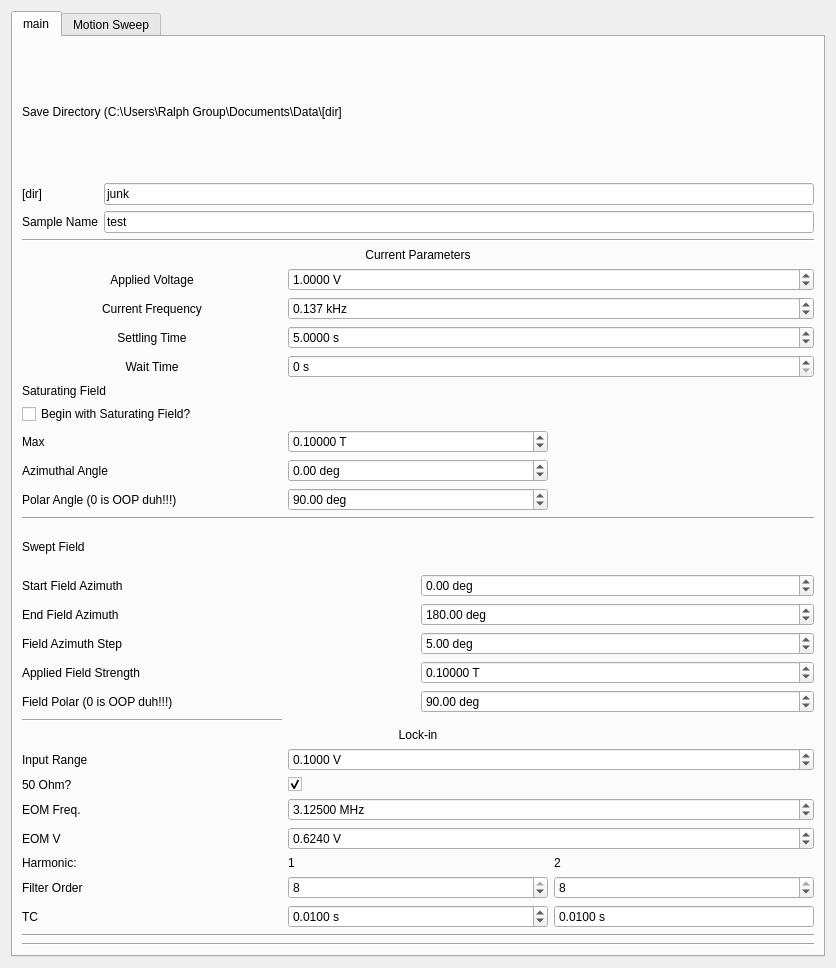
<?xml version="1.0" encoding="UTF-8"?>
<ui version="4.0">
 <class>Form</class>
 <widget class="QWidget" name="Form">
  <property name="geometry">
   <rect>
    <x>0</x>
    <y>0</y>
    <width>836</width>
    <height>968</height>
   </rect>
  </property>
  <property name="windowTitle">
   <string>Form</string>
  </property>
  <layout class="QVBoxLayout" name="verticalLayout">
   <item>
    <widget class="QTabWidget" name="tabWidget">
     <property name="toolTip">
      <string>&lt;html&gt;&lt;head/&gt;&lt;body&gt;&lt;p&gt;Field Parameters&lt;/p&gt;&lt;/body&gt;&lt;/html&gt;</string>
     </property>
     <property name="currentIndex">
      <number>0</number>
     </property>
     <widget class="QWidget" name="tab">
      <attribute name="title">
       <string>main</string>
      </attribute>
      <layout class="QVBoxLayout" name="verticalLayout_10">
       <item>
        <layout class="QGridLayout" name="save_params">
         <item row="4" column="0">
          <widget class="QLabel" name="label_12">
           <property name="enabled">
            <bool>true</bool>
           </property>
           <property name="text">
            <string>Sample Name</string>
           </property>
          </widget>
         </item>
         <item row="4" column="1">
          <widget class="QLineEdit" name="sample_name">
           <property name="text">
            <string>test</string>
           </property>
           <property name="placeholderText">
            <string>test</string>
           </property>
          </widget>
         </item>
         <item row="0" column="0" colspan="2">
          <widget class="QLabel" name="label_8">
           <property name="text">
            <string>Save Directory (C:\Users\Ralph Group\Documents\Data\[dir]</string>
           </property>
           <property name="wordWrap">
            <bool>true</bool>
           </property>
          </widget>
         </item>
         <item row="3" column="0">
          <widget class="QLabel" name="label_22">
           <property name="text">
            <string>[dir]</string>
           </property>
          </widget>
         </item>
         <item row="3" column="1">
          <widget class="QLineEdit" name="save_dir">
           <property name="text">
            <string>junk</string>
           </property>
          </widget>
         </item>
        </layout>
       </item>
       <item>
        <widget class="Line" name="line_3">
         <property name="orientation">
          <enum>Qt::Horizontal</enum>
         </property>
        </widget>
       </item>
       <item>
        <layout class="QGridLayout" name="lockin_params">
         <item row="4" column="1" colspan="2">
          <widget class="QDoubleSpinBox" name="settling">
           <property name="suffix">
            <string> s</string>
           </property>
           <property name="decimals">
            <number>4</number>
           </property>
           <property name="value">
            <double>5.000000000000000</double>
           </property>
          </widget>
         </item>
         <item row="5" column="1" colspan="2">
          <widget class="QDoubleSpinBox" name="wait">
           <property name="suffix">
            <string> s</string>
           </property>
           <property name="decimals">
            <number>0</number>
           </property>
           <property name="maximum">
            <double>10000.000000000000000</double>
           </property>
           <property name="value">
            <double>0.000000000000000</double>
           </property>
          </widget>
         </item>
         <item row="0" column="0" colspan="3">
          <widget class="QLabel" name="label_7">
           <property name="text">
            <string>Current Parameters</string>
           </property>
           <property name="alignment">
            <set>Qt::AlignCenter</set>
           </property>
          </widget>
         </item>
         <item row="8" column="0">
          <widget class="QLabel" name="label_18">
           <property name="text">
            <string>Max</string>
           </property>
          </widget>
         </item>
         <item row="14" column="1">
          <widget class="QDoubleSpinBox" name="saturating_field_polar">
           <property name="suffix">
            <string> deg</string>
           </property>
           <property name="minimum">
            <double>-180.000000000000000</double>
           </property>
           <property name="maximum">
            <double>180.000000000000000</double>
           </property>
           <property name="value">
            <double>90.000000000000000</double>
           </property>
          </widget>
         </item>
         <item row="2" column="1" colspan="2">
          <widget class="QDoubleSpinBox" name="applied_voltage">
           <property name="suffix">
            <string> V</string>
           </property>
           <property name="decimals">
            <number>4</number>
           </property>
           <property name="maximum">
            <double>50.000000000000000</double>
           </property>
           <property name="value">
            <double>1.000000000000000</double>
           </property>
          </widget>
         </item>
         <item row="2" column="0">
          <widget class="QLabel" name="label_3">
           <property name="text">
            <string>Applied Voltage</string>
           </property>
           <property name="alignment">
            <set>Qt::AlignCenter</set>
           </property>
          </widget>
         </item>
         <item row="4" column="0">
          <widget class="QLabel" name="label_20">
           <property name="text">
            <string>Settling Time</string>
           </property>
           <property name="alignment">
            <set>Qt::AlignCenter</set>
           </property>
          </widget>
         </item>
         <item row="5" column="0">
          <widget class="QLabel" name="label_20">
           <property name="text">
            <string>Wait Time</string>
           </property>
           <property name="alignment">
            <set>Qt::AlignCenter</set>
           </property>
          </widget>
         </item>
         <item row="3" column="0">
          <widget class="QLabel" name="label_9">
           <property name="text">
            <string>Current Frequency</string>
           </property>
           <property name="alignment">
            <set>Qt::AlignCenter</set>
           </property>
          </widget>
         </item>
         <item row="14" column="0">
          <widget class="QLabel" name="label_19">
           <property name="text">
            <string>Polar Angle (0 is OOP duh!!!)</string>
           </property>
          </widget>
         </item>
         <item row="6" column="0" colspan="2">
          <widget class="QLabel" name="label_6">
           <property name="text">
            <string>Saturating Field</string>
           </property>
          </widget>
         </item>
         <item row="7" column="0">
          <widget class="QCheckBox" name="saturate">
           <property name="text">
            <string>Begin with Saturating Field?</string>
           </property>
          </widget>
         </item>
         <item row="3" column="1" colspan="2">
          <widget class="QDoubleSpinBox" name="current_frequency">
           <property name="suffix">
            <string> kHz</string>
           </property>
           <property name="decimals">
            <number>3</number>
           </property>
           <property name="maximum">
            <double>10000.000000000000000</double>
           </property>
           <property name="value">
            <double>0.137000000000000</double>
           </property>
          </widget>
         </item>
         <item row="8" column="1">
          <widget class="QDoubleSpinBox" name="saturating_field">
           <property name="suffix">
            <string> T</string>
           </property>
           <property name="decimals">
            <number>5</number>
           </property>
           <property name="minimum">
            <double>-0.900000000000000</double>
           </property>
           <property name="maximum">
            <double>0.900000000000000</double>
           </property>
           <property name="singleStep">
            <double>0.001000000000000</double>
           </property>
           <property name="value">
            <double>0.100000000000000</double>
           </property>
          </widget>
         </item>
         <item row="11" column="1">
          <widget class="QDoubleSpinBox" name="saturating_field_azimuth">
           <property name="suffix">
            <string> deg</string>
           </property>
           <property name="minimum">
            <double>-170.000000000000000</double>
           </property>
           <property name="maximum">
            <double>170.000000000000000</double>
           </property>
          </widget>
         </item>
         <item row="11" column="0">
          <widget class="QLabel" name="label_2">
           <property name="text">
            <string>Azimuthal Angle</string>
           </property>
          </widget>
         </item>
        </layout>
       </item>
       <item>
        <widget class="Line" name="line_2">
         <property name="orientation">
          <enum>Qt::Horizontal</enum>
         </property>
        </widget>
       </item>
       <item>
        <layout class="QGridLayout" name="gridLayout_2">
         <item row="4" column="0">
          <widget class="QLabel" name="label_31">
           <property name="text">
            <string>Applied Field Strength</string>
           </property>
          </widget>
         </item>
         <item row="0" column="0" colspan="2">
          <widget class="QLabel" name="label_11">
           <property name="text">
            <string>Swept Field </string>
           </property>
          </widget>
         </item>
         <item row="2" column="0">
          <widget class="QLabel" name="label_10">
           <property name="text">
            <string>End Field Azimuth</string>
           </property>
          </widget>
         </item>
         <item row="1" column="1">
          <widget class="QDoubleSpinBox" name="field_azimuth_start">
           <property name="suffix">
            <string> deg</string>
           </property>
           <property name="minimum">
            <double>-170.000000000000000</double>
           </property>
           <property name="maximum">
            <double>170.000000000000000</double>
           </property>
          </widget>
         </item>
         <item row="2" column="1">
          <widget class="QDoubleSpinBox" name="field_azimuth_end">
           <property name="suffix">
            <string> deg</string>
           </property>
           <property name="decimals">
            <number>2</number>
           </property>
           <property name="minimum">
            <double>0.000000000000000</double>
           </property>
           <property name="maximum">
            <double>360.000000000000000</double>
           </property>
           <property name="singleStep">
            <double>0.001000000000000</double>
           </property>
           <property name="value">
            <double>180.000000000000000</double>
           </property>
          </widget>
         </item>
         <item row="5" column="1">
          <widget class="QDoubleSpinBox" name="field_polar">
           <property name="suffix">
            <string> deg</string>
           </property>
           <property name="minimum">
            <double>-180.000000000000000</double>
           </property>
           <property name="maximum">
            <double>180.000000000000000</double>
           </property>
           <property name="value">
            <double>90.000000000000000</double>
           </property>
          </widget>
         </item>
         <item row="4" column="1">
          <widget class="QDoubleSpinBox" name="applied_field">
           <property name="suffix">
            <string> T</string>
           </property>
           <property name="decimals">
            <number>5</number>
           </property>
           <property name="minimum">
            <double>-0.900000000000000</double>
           </property>
           <property name="maximum">
            <double>0.900000000000000</double>
           </property>
           <property name="value">
            <double>0.100000000000000</double>
           </property>
          </widget>
         </item>
         <item row="5" column="0">
          <widget class="QLabel" name="label_32">
           <property name="text">
            <string>Field Polar (0 is OOP duh!!!)</string>
           </property>
          </widget>
         </item>
         <item row="1" column="0">
          <widget class="QLabel" name="label_21">
           <property name="text">
            <string>Start Field Azimuth</string>
           </property>
          </widget>
         </item>
         <item row="3" column="0">
          <widget class="QLabel" name="label_33">
           <property name="text">
            <string>Field Azimuth Step</string>
           </property>
          </widget>
         </item>
         <item row="3" column="1">
          <widget class="QDoubleSpinBox" name="field_azimuth_step">
           <property name="suffix">
            <string> deg</string>
           </property>
           <property name="minimum">
            <double>-170.000000000000000</double>
           </property>
           <property name="maximum">
            <double>170.000000000000000</double>
           </property>
           <property name="value">
            <double>5.000000000000000</double>
           </property>
          </widget>
         </item>
        </layout>
       </item>
       <item>
        <layout class="QGridLayout" name="field_params">
         <item row="8" column="1">
          <widget class="QSpinBox" name="first_harm_order">
           <property name="minimum">
            <number>1</number>
           </property>
           <property name="maximum">
            <number>8</number>
           </property>
           <property name="value">
            <number>8</number>
           </property>
          </widget>
         </item>
         <item row="8" column="2">
          <widget class="QSpinBox" name="second_harm_order">
           <property name="minimum">
            <number>1</number>
           </property>
           <property name="maximum">
            <number>8</number>
           </property>
           <property name="value">
            <number>8</number>
           </property>
          </widget>
         </item>
         <item row="7" column="0">
          <widget class="QLabel" name="label_14">
           <property name="text">
            <string>Harmonic:</string>
           </property>
          </widget>
         </item>
         <item row="7" column="2">
          <widget class="QLabel" name="label_13">
           <property name="text">
            <string>2</string>
           </property>
          </widget>
         </item>
         <item row="9" column="0">
          <widget class="QLabel" name="label_5">
           <property name="text">
            <string>TC</string>
           </property>
          </widget>
         </item>
         <item row="9" column="2">
          <widget class="QDoubleSpinBox" name="second_harm_tc">
           <property name="buttonSymbols">
            <enum>QAbstractSpinBox::NoButtons</enum>
           </property>
           <property name="suffix">
            <string> s</string>
           </property>
           <property name="decimals">
            <number>4</number>
           </property>
           <property name="minimum">
            <double>0.000000000000000</double>
           </property>
           <property name="maximum">
            <double>50.000000000000000</double>
           </property>
           <property name="singleStep">
            <double>0.000010000000000</double>
           </property>
           <property name="value">
            <double>0.010000000000000</double>
           </property>
          </widget>
         </item>
         <item row="9" column="1">
          <widget class="QDoubleSpinBox" name="first_harm_tc">
           <property name="suffix">
            <string> s</string>
           </property>
           <property name="decimals">
            <number>4</number>
           </property>
           <property name="maximum">
            <double>50.000000000000000</double>
           </property>
           <property name="value">
            <double>0.010000000000000</double>
           </property>
          </widget>
         </item>
         <item row="8" column="0">
          <widget class="QLabel" name="label_17">
           <property name="text">
            <string>Filter Order</string>
           </property>
          </widget>
         </item>
         <item row="7" column="1">
          <widget class="QLabel" name="label_4">
           <property name="text">
            <string>1</string>
           </property>
          </widget>
         </item>
         <item row="4" column="0">
          <widget class="QLabel" name="label_25">
           <property name="text">
            <string>50 Ohm?</string>
           </property>
          </widget>
         </item>
         <item row="6" column="0">
          <widget class="QLabel" name="label_15">
           <property name="text">
            <string>EOM V</string>
           </property>
          </widget>
         </item>
         <item row="3" column="1" colspan="2">
          <widget class="QDoubleSpinBox" name="input_range">
           <property name="suffix">
            <string> V</string>
           </property>
           <property name="decimals">
            <number>4</number>
           </property>
           <property name="value">
            <double>0.100000000000000</double>
           </property>
          </widget>
         </item>
         <item row="5" column="0">
          <widget class="QLabel" name="label_27">
           <property name="text">
            <string>EOM Freq.</string>
           </property>
          </widget>
         </item>
         <item row="3" column="0">
          <widget class="QLabel" name="label_26">
           <property name="text">
            <string>Input Range</string>
           </property>
          </widget>
         </item>
         <item row="1" column="0" colspan="3">
          <widget class="QLabel" name="label">
           <property name="text">
            <string>Lock-in</string>
           </property>
           <property name="alignment">
            <set>Qt::AlignCenter</set>
           </property>
          </widget>
         </item>
         <item row="6" column="1" colspan="2">
          <widget class="QDoubleSpinBox" name="eom_voltage">
           <property name="suffix">
            <string> V</string>
           </property>
           <property name="decimals">
            <number>4</number>
           </property>
           <property name="value">
            <double>0.624000000000000</double>
           </property>
          </widget>
         </item>
         <item row="4" column="1" colspan="2">
          <widget class="QCheckBox" name="imp50">
           <property name="text">
            <string/>
           </property>
           <property name="checked">
            <bool>true</bool>
           </property>
           <property name="tristate">
            <bool>false</bool>
           </property>
          </widget>
         </item>
         <item row="5" column="1" colspan="2">
          <widget class="QDoubleSpinBox" name="f_eom">
           <property name="suffix">
            <string> MHz</string>
           </property>
           <property name="decimals">
            <number>5</number>
           </property>
           <property name="value">
            <double>3.125000000000000</double>
           </property>
          </widget>
         </item>
         <item row="0" column="0">
          <widget class="Line" name="line_4">
           <property name="orientation">
            <enum>Qt::Horizontal</enum>
           </property>
          </widget>
         </item>
        </layout>
       </item>
       <item>
        <widget class="Line" name="line">
         <property name="orientation">
          <enum>Qt::Horizontal</enum>
         </property>
        </widget>
       </item>
       <item>
        <widget class="Line" name="line_5">
         <property name="orientation">
          <enum>Qt::Horizontal</enum>
         </property>
        </widget>
       </item>
      </layout>
     </widget>
     <widget class="QWidget" name="tab_3">
      <attribute name="title">
       <string>Motion Sweep</string>
      </attribute>
      <widget class="QWidget" name="gridLayoutWidget">
       <property name="geometry">
        <rect>
         <x>0</x>
         <y>0</y>
         <width>347</width>
         <height>191</height>
        </rect>
       </property>
       <layout class="QGridLayout" name="gridLayout_2">
        <item row="1" column="1">
         <widget class="QLabel" name="label_36">
          <property name="text">
           <string>x</string>
          </property>
         </widget>
        </item>
        <item row="2" column="0">
         <widget class="QLabel" name="label_32">
          <property name="text">
           <string>Step size</string>
          </property>
         </widget>
        </item>
        <item row="2" column="1">
         <widget class="QDoubleSpinBox" name="delta_x">
          <property name="suffix">
           <string/>
          </property>
          <property name="decimals">
           <number>0</number>
          </property>
          <property name="minimum">
           <double>-2000.000000000000000</double>
          </property>
          <property name="maximum">
           <double>2000.000000000000000</double>
          </property>
          <property name="value">
           <double>0.000000000000000</double>
          </property>
         </widget>
        </item>
        <item row="1" column="2">
         <widget class="QLabel" name="label_37">
          <property name="text">
           <string>y</string>
          </property>
         </widget>
        </item>
        <item row="0" column="0">
         <widget class="QCheckBox" name="do_motion_sweep">
          <property name="text">
           <string>Do Motion Sweep?</string>
          </property>
         </widget>
        </item>
        <item row="2" column="2">
         <widget class="QDoubleSpinBox" name="delta_y">
          <property name="suffix">
           <string/>
          </property>
          <property name="decimals">
           <number>0</number>
          </property>
          <property name="minimum">
           <double>-2000.000000000000000</double>
          </property>
          <property name="maximum">
           <double>2000.000000000000000</double>
          </property>
          <property name="value">
           <double>100.000000000000000</double>
          </property>
         </widget>
        </item>
        <item row="3" column="1">
         <widget class="QDoubleSpinBox" name="num_step">
          <property name="suffix">
           <string/>
          </property>
          <property name="decimals">
           <number>0</number>
          </property>
          <property name="maximum">
           <double>1000.000000000000000</double>
          </property>
          <property name="value">
           <double>5.000000000000000</double>
          </property>
         </widget>
        </item>
        <item row="3" column="0">
         <widget class="QLabel" name="label_34">
          <property name="text">
           <string>number of steps</string>
          </property>
         </widget>
        </item>
        <item row="0" column="1">
         <widget class="QCheckBox" name="x_enable">
          <property name="text">
           <string>Enable x</string>
          </property>
         </widget>
        </item>
        <item row="0" column="2">
         <widget class="QCheckBox" name="y_enable">
          <property name="text">
           <string>Enable y</string>
          </property>
         </widget>
        </item>
       </layout>
      </widget>
     </widget>
    </widget>
   </item>
  </layout>
 </widget>
 <resources/>
 <connections/>
</ui>
